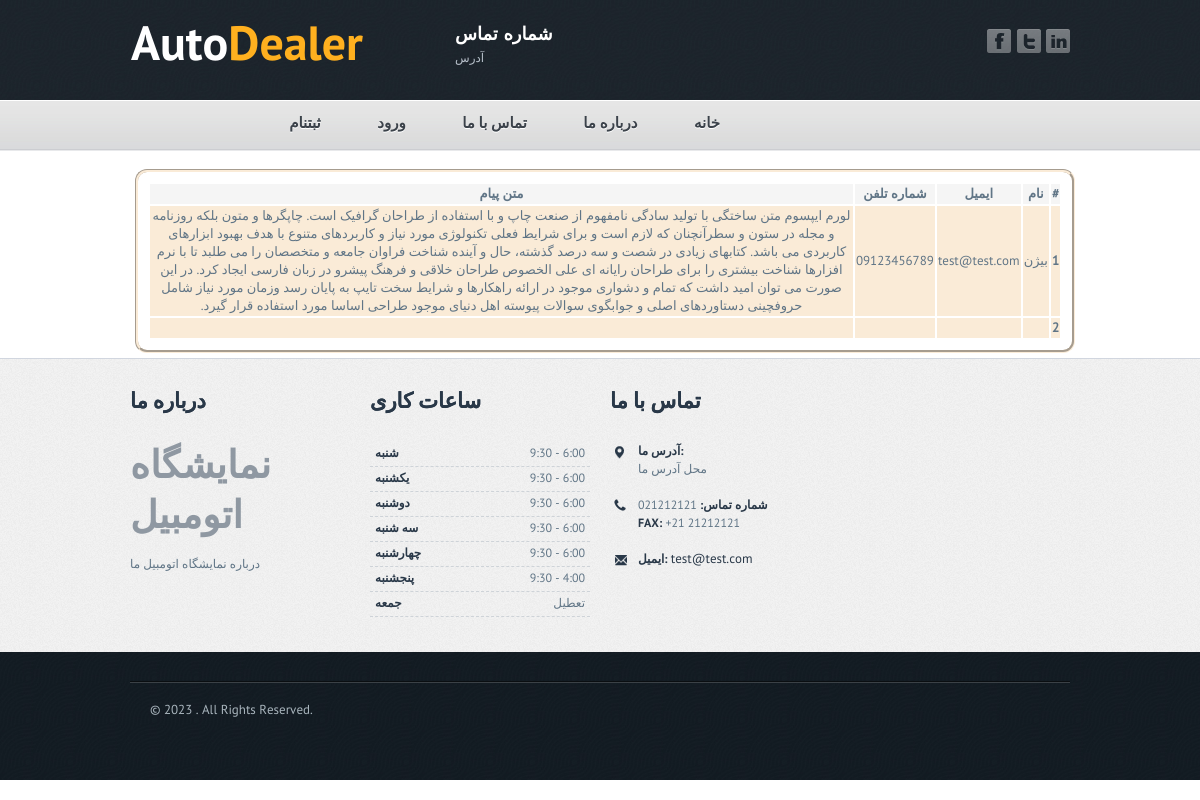
The page /admin/listcomments.php on the database its author committed.
### tables this page shows
CREATE TABLE `contacts` (
  `id` int(11) NOT NULL,
  `name` varchar(255) NOT NULL,
  `email` varchar(255) NOT NULL,
  `phone` varchar(255) NOT NULL,
  `message` text NOT NULL
);

### admin/listcomments.php (the view, shortened to what this page needs)
<!DOCTYPE html>
<head>
	<link rel="stylesheet" type="text/css" href="../css/style.css" />
	<link rel="stylesheet" type="text/css" href="css/jquery.fancybox-1.3.4.css" media="screen" />
</head>
<body class="page">
	<?php include 'header.php' ?>
<?php
	include '../db.php';
	$select=$conn->prepare("SELECT * FROM `contacts`");
	$select ->execute();
	$contacts=$select->fetchAll(PDO::FETCH_ASSOC);
?>
		<div id="content">
			<div class="content">
            <table class="table" style="    width: 100%;direction: rtl;border-radius: 12px;border: burlywood;margin: 5px;border: groove;border-color: antiquewhite;padding: 10px;">
  <thead>
    <tr style="background-color: whitesmoke;text-align: center;">
      <th scope="col">#</th>
      <th scope="col">نام </th>
      <th scope="col">ایمیل </th>
      <th scope="col">شماره تلفن</th>
      <th scope="col">متن پیام</th>
    </tr>
  </thead>
  <?php
  foreach($contacts as $contacts):?>
  <tbody style="background-color: antiquewhite;text-align: center;">
    <tr>
      <th scope="row"><?= $contacts['id'] ?></th>
      <td><?= $contacts['name'] ?></td>
      <td><?= $contacts['email'] ?></td>
      <td><?= $contacts['phone'] ?></td>
      <td><?= $contacts['message'] ?></td>
    </tr>
  </tbody>
  <?php endforeach ?>
</table>
				</div>
			</div>
		<?php include '../footer.php' ?>
</body>
</html>

### css/style.css (style rules this page uses)
body,form,img,h1,h2,h3,h4,h5,p,a,div,ul,li { padding:0; margin:0; border:0; }
body { font-family: 'PTSansRegular',Arial,sans-serif; font-size:13px; color:#607586; background:#FFFFFF; overflow-x:hidden; }
#content { width:100%; background: url(../images/bg_content.jpg) repeat-x 0 0; text-align:left; min-width: 980px; margin: 0 auto; }
.content { width: 940px; margin: 0 auto; padding: 15px 20px 0; }

### rows shown on the page
contacts: id "1", name "بیژن", email "test@test.com", phone "09123456789", message "لورم ایپسوم متن ساختگی با تولید سادگی نامفهوم از صنعت چاپ و با استفاده از طراحان گرافیک است. چاپگرها و متون بلکه روزنامه و مجله در ستون و سطرآنچنان که لازم است و برای شرایط فعلی تکنولوژی مورد نیاز و کاربردهای متنوع با هدف بهبود ابزارهای کاربردی می باشد. کتابهای زیادی در شصت و سه درصد گذشته، حال و آینده شناخت فراوان جامعه و متخصصان را می طلبد تا با نرم افزارها شناخت بیشتری را برای طراحان رایانه ای علی الخصوص طراحان خلاقی و فرهنگ پیشرو در زبان فارسی ایجاد کرد. در این صورت می توان امید داشت که تمام و دشواری موجود در ارائه راهکارها و شرایط سخت تایپ به پایان رسد وزمان مورد نیاز شامل حروفچینی دستاوردهای اصلی و جوابگوی سوالات پیوسته اهل دنیای موجود طراحی اساسا مورد استفاده قرار گیرد."
contacts: id "2"
